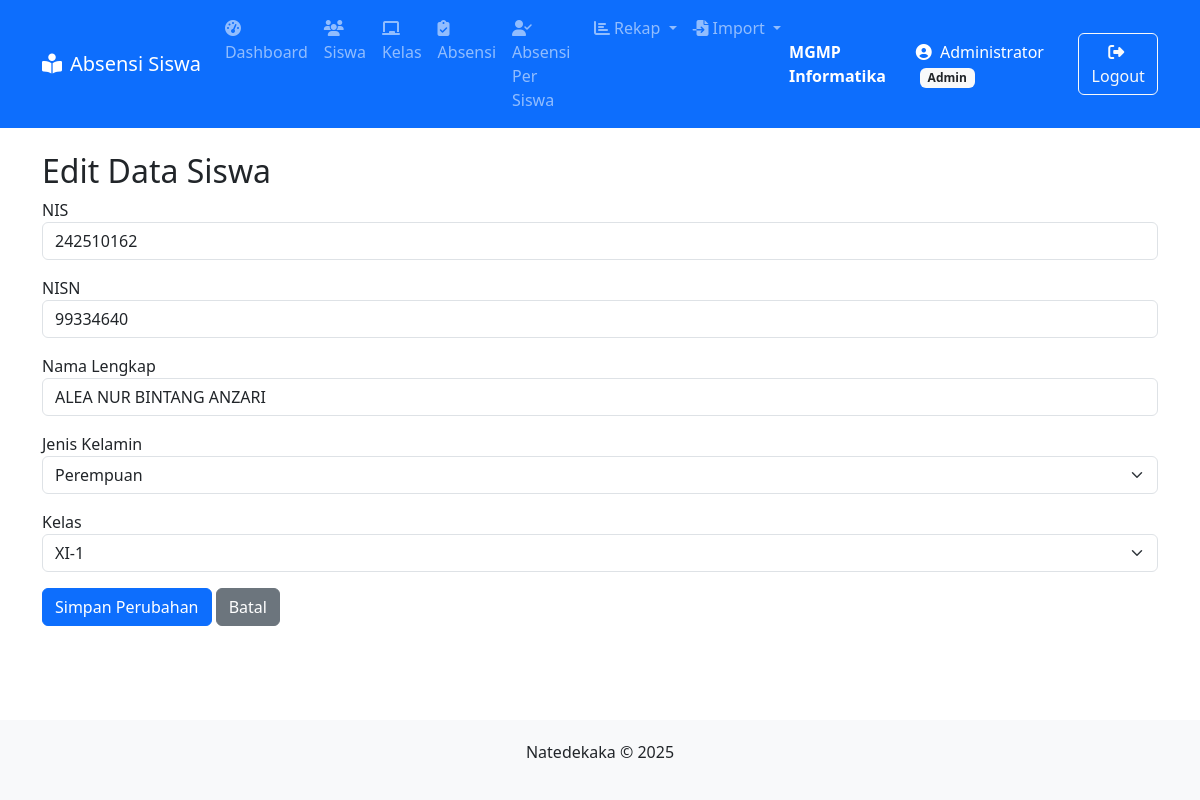
Screenshot of /siswa/edit.php?id=3155 (signed in) with the database file from the repository.
### tables this page shows
CREATE TABLE `siswa` (
  `id` int(11) NOT NULL,
  `nis` varchar(20) NOT NULL,
  `nisn` varchar(20) NOT NULL,
  `nama` varchar(100) NOT NULL,
  `kelas_id` int(11) NOT NULL,
  `jenis_kelamin` enum('Laki-laki','Perempuan') DEFAULT NULL
);

CREATE TABLE `kelas` (
  `id` int(11) NOT NULL,
  `nama_kelas` varchar(10) NOT NULL,
  `wali_kelas` varchar(100) NOT NULL
);

### siswa/edit.php (the view, shortened to what this page needs)
<?php
require_once '../config.php';
if (isset($_GET['id'])) {
    $id = $_GET['id'];
    $stmt = $koneksi->prepare("SELECT siswa.*, kelas.nama_kelas
                              FROM siswa
                              JOIN kelas ON siswa.kelas_id = kelas.id
                              WHERE siswa.id = ?");
    $stmt->bind_param("i", $id);
    $stmt->execute();
    $result = $stmt->get_result();
    $siswa = $result->fetch_assoc();
}
require_once '../includes/header.php';
?>
<h2>Edit Data Siswa</h2>
<form method="POST">
    <div class="mb-3">
        <label>NIS</label>
        <input type="text" name="nis" class="form-control" value="<?= htmlspecialchars($siswa['nis']) ?>" required>
    </div>
    <div class="mb-3">
        <label>NISN</label>
        <input type="text" name="nisn" class="form-control" value="<?= htmlspecialchars($siswa['nisn']) ?>" required>
    </div>
    <div class="mb-3">
        <label>Nama Lengkap</label>
        <input type="text" name="nama" class="form-control" value="<?= htmlspecialchars($siswa['nama']) ?>" required>
    </div>
    <div class="mb-3">
        <label>Jenis Kelamin</label>
        <select name="jenis_kelamin" class="form-select" required>
            <option value="Perempuan" <?= ($siswa['jenis_kelamin'] === 'Perempuan') ? 'selected' : '' ?>>Perempuan</option>
        </select>
    </div>
    <div class="mb-3">
        <label>Kelas</label>
        <select name="kelas_id" class="form-select" required>
            <?php
            $kelas_result = $koneksi->query("SELECT * FROM kelas");
            while($kelas = $kelas_result->fetch_assoc()):
            ?>
            <option value="<?= $kelas['id'] ?>" <?= ($kelas['id'] == $siswa['kelas_id']) ? 'selected' : '' ?>>
                <?= htmlspecialchars($kelas['nama_kelas']) ?>
            </option>
            <?php endwhile; ?>
        </select>
    </div>
    <button type="submit" class="btn btn-primary">Simpan Perubahan</button>
    <a href="index.php" class="btn btn-secondary">Batal</a>
</form>
<?php require_once '../includes/footer.php'; ?>

### includes/header.php (style rules this page uses)
body { display: flex; flex-direction: column; min-height: 100vh; }

### rows the page displays
siswa: nis "242510162", nisn "99334640", nama "ALEA NUR BINTANG ANZARI", jenis_kelamin "Perempuan", kelas_id "XI-1"

### other values shown
$_SESSION['user']['nama'] "Administrator"
$_SESSION['user']['role'] "Admin"
